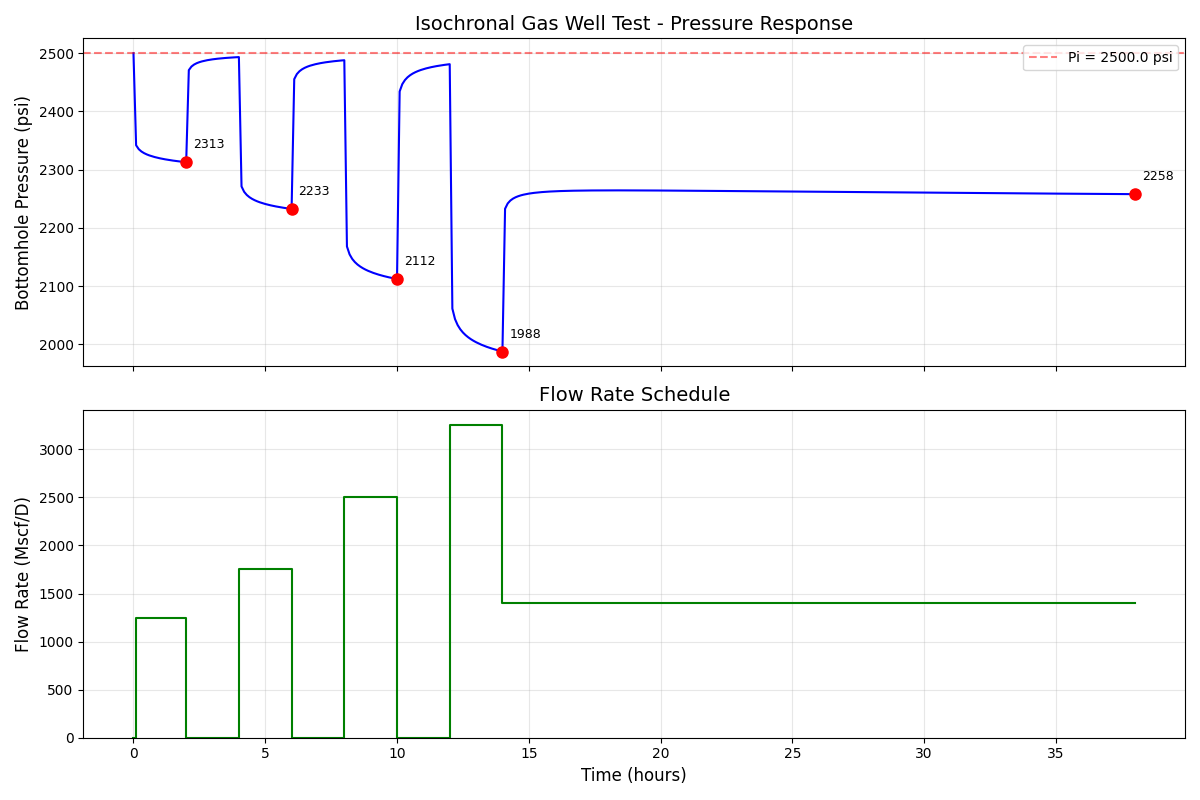

Write Python code to recreate this figure.
import numpy as np
from scipy import interpolate
from scipy.stats import linregress
import matplotlib.pyplot as plt

# =============================================================================
# SECTION 1: READ INPUT DATA
# =============================================================================

def read_isochron_data(filename):
    """Read reservoir and test parameters from isochron.dat"""
    with open(filename, 'r') as f:
        lines = [line.strip() for line in f.readlines() if line.strip()]
    
    params = {
        'p_i': float(lines[0]),      # Initial pressure, psi
        'k': float(lines[1]),         # Permeability, md
        'h': float(lines[2]),         # Net pay thickness, ft
        'phi': float(lines[3]),       # Porosity, fraction
        'S_w': float(lines[4]),       # Water saturation, fraction
        'T_F': float(lines[5]),       # Temperature, °F
        'skin': float(lines[6]),      # Skin factor
        'r_e': float(lines[7]),       # External radius, ft
        'r_w': float(lines[8]),       # Wellbore radius, ft
        'q1': float(lines[9]),        # Flow rate 1, Mscf/D
        'q2': float(lines[10]),       # Flow rate 2, Mscf/D
        'q3': float(lines[11]),       # Flow rate 3, Mscf/D
        'q4': float(lines[12]),       # Flow rate 4, Mscf/D
        'q5': float(lines[13]),       # Flow rate 5 (extended), Mscf/D
        't1': float(lines[14]),       # Isochronal period, hours
        't2': float(lines[15]),       # Extended flow period, hours
    }
    
    # Convert temperature to Rankine
    params['T_R'] = params['T_F'] + 460.0
    
    # Gas saturation
    params['S_g'] = 1.0 - params['S_w']
    
    return params


def read_pvt_data(filename):
    """Read pressure, z-factor, and viscosity from muz.dat"""
    data = np.loadtxt(filename)
    return {
        'p': data[:, 0],      # Pressure, psia
        'z': data[:, 1],      # Z-factor
        'mu': data[:, 2]      # Viscosity, cp
    }


# =============================================================================
# SECTION 2: BUILD INTERPOLATION FUNCTIONS
# =============================================================================

def build_interpolators(pvt):
    """Create interpolation functions for z(p) and mu(p)"""
    z_interp = interpolate.interp1d(pvt['p'], pvt['z'], 
                                     kind='linear', fill_value='extrapolate')
    mu_interp = interpolate.interp1d(pvt['p'], pvt['mu'], 
                                      kind='linear', fill_value='extrapolate')
    return z_interp, mu_interp


def compute_dz_dp(p_array, z_interp):
    """
    Compute dz/dp numerically using central differences
    Returns interpolation function for dz/dp
    """
    dp = 0.1  # Small pressure increment for numerical derivative
    dz_dp_values = np.zeros_like(p_array)
    
    for i, p in enumerate(p_array):
        z_plus = z_interp(p + dp)
        z_minus = z_interp(p - dp)
        dz_dp_values[i] = (z_plus - z_minus) / (2 * dp)
    
    dz_dp_interp = interpolate.interp1d(p_array, dz_dp_values, 
                                         kind='linear', fill_value='extrapolate')
    return dz_dp_interp


def compute_gas_compressibility(p, z_interp, dz_dp_interp):
    """
    Calculate gas compressibility: c_g = 1/p - (1/z)(dz/dp)
    Returns c_g in psi^-1
    """
    z = z_interp(p)
    dz_dp = dz_dp_interp(p)
    c_g = 1.0/p - (1.0/z) * dz_dp
    return c_g


# =============================================================================
# SECTION 3: PSEUDOPRESSURE CALCULATIONS
# =============================================================================

def build_pseudopressure_table(pvt, z_interp, mu_interp, p_base=14.7):
    """
    Build pseudopressure table: m(p) = 2 * integral(p/(mu*z)) dp
    Uses trapezoidal integration
    Returns interpolation function m(p) and inverse p(m)
    """
    # Create fine pressure grid for integration
    p_min = pvt['p'].min()
    p_max = pvt['p'].max()
    p_fine = np.linspace(p_min, p_max, 5000)
    
    # Compute integrand: 2 * p / (mu * z)
    z_vals = z_interp(p_fine)
    mu_vals = mu_interp(p_fine)
    integrand = 2.0 * p_fine / (mu_vals * z_vals)
    
    # Integrate using cumulative trapezoidal rule
    m_vals = np.zeros_like(p_fine)
    for i in range(1, len(p_fine)):
        m_vals[i] = m_vals[i-1] + 0.5 * (integrand[i] + integrand[i-1]) * (p_fine[i] - p_fine[i-1])
    
    # Create interpolation functions
    m_of_p = interpolate.interp1d(p_fine, m_vals, 
                                   kind='linear', fill_value='extrapolate')
    p_of_m = interpolate.interp1d(m_vals, p_fine, 
                                   kind='linear', fill_value='extrapolate')
    
    return m_of_p, p_of_m, p_fine, m_vals


# =============================================================================
# SECTION 4: BUILD RATE SCHEDULE (SUPERPOSITION)
# =============================================================================

def build_rate_schedule(params):
    """
    Build the rate change schedule for superposition
    
    Test sequence:
    0 -> t1:      Flow q1      (Δq = +q1 at t=0)
    t1 -> 2t1:    Shut-in      (Δq = -q1 at t=t1)
    2t1 -> 3t1:   Flow q2      (Δq = +q2 at t=2t1)
    3t1 -> 4t1:   Shut-in      (Δq = -q2 at t=3t1)
    4t1 -> 5t1:   Flow q3      (Δq = +q3 at t=4t1)
    5t1 -> 6t1:   Shut-in      (Δq = -q3 at t=5t1)
    6t1 -> 7t1:   Flow q4      (Δq = +q4 at t=6t1)
    7t1 -> 7t1+t2: Flow q5     (Δq = (q5-q4) at t=7t1)
    
    Returns list of (time, delta_q) tuples
    """
    t1 = params['t1']
    q1, q2, q3, q4, q5 = params['q1'], params['q2'], params['q3'], params['q4'], params['q5']
    
    rate_changes = [
        (0.0,    +q1),           # Start flow 1
        (t1,     -q1),           # Shut-in 1
        (2*t1,   +q2),           # Start flow 2
        (3*t1,   -q2),           # Shut-in 2
        (4*t1,   +q3),           # Start flow 3
        (5*t1,   -q3),           # Shut-in 3
        (6*t1,   +q4),           # Start flow 4
        (7*t1,   q5 - q4),       # Change to extended flow rate
    ]
    
    return rate_changes


def get_current_rate(t, rate_changes):
    """Calculate the current flow rate at time t"""
    q = 0.0
    for t_change, delta_q in rate_changes:
        if t >= t_change:
            q += delta_q
    return q


# =============================================================================
# SECTION 5: PRESSURE TRANSIENT CALCULATION
# =============================================================================

def calculate_delta_m(t, rate_changes, params, mu_avg, c_t_avg):
    """
    Calculate pseudopressure drop using superposition
    
    Δm = (1422 * T / (k * h)) * Σ Δq_j * F(t - t_j)
    
    where F(Δt) = 0.5 * ln(0.0002637 * k * Δt / (φ * μ * c_t * r_w^2)) + 0.80907 + s
    
    The constant 0.0002637 converts field units (k in md, t in hours, etc.)
    to dimensionless time.
    """
    if t <= 0:
        return 0.0
    
    T = params['T_R']
    k = params['k']
    h = params['h']
    phi = params['phi']
    r_w = params['r_w']
    skin = params['skin']
    
    # Coefficient outside summation
    coeff = 1422.0 * T / (k * h)
    
    # Unit conversion constant for dimensionless time
    # t_D = 0.0002637 * k * t / (phi * mu * c_t * r_w^2)
    conversion = 0.0002637 * k / (phi * mu_avg * c_t_avg * r_w**2)
    
    # Sum over all rate changes that have occurred
    delta_m = 0.0
    for t_j, delta_q_j in rate_changes:
        delta_t = t - t_j
        if delta_t > 0:
            t_D = conversion * delta_t
            # F function (dimensionless pressure + skin)
            F = 0.5 * np.log(t_D) + 0.80907 + skin
            delta_m += delta_q_j * F
    
    delta_m *= coeff
    return delta_m


# =============================================================================
# SECTION 6: MAIN SIMULATION
# =============================================================================

def run_simulation(params, pvt, dt=0.1):
    """
    Run the isochronal test simulation
    
    Parameters:
    -----------
    params : dict - Reservoir and test parameters
    pvt : dict - PVT data
    dt : float - Time step in hours
    
    Returns:
    --------
    results : dict containing time, pressure, rate arrays and key values
    """
    
    # Build interpolators
    z_interp, mu_interp = build_interpolators(pvt)
    dz_dp_interp = compute_dz_dp(pvt['p'], z_interp)
    
    # Build pseudopressure table
    m_of_p, p_of_m, p_table, m_table = build_pseudopressure_table(
        pvt, z_interp, mu_interp
    )
    
    # Initial pseudopressure
    p_i = params['p_i']
    m_i = m_of_p(p_i)
    
    # Calculate average properties at initial pressure
    mu_avg = mu_interp(p_i)
    c_g_avg = compute_gas_compressibility(p_i, z_interp, dz_dp_interp)
    c_t_avg = c_g_avg * params['S_g']  # Neglecting c_w and c_f
    
    print(f"Average properties at p_i = {p_i} psi:")
    print(f"  μ = {mu_avg:.6f} cp")
    print(f"  c_g = {c_g_avg:.6e} psi^-1")
    print(f"  c_t = {c_t_avg:.6e} psi^-1")
    print(f"  m(p_i) = {m_i:.2f} psi^2/cp")
    print()
    
    # Build rate schedule
    rate_changes = build_rate_schedule(params)
    
    # Define time array
    t1 = params['t1']
    t2 = params['t2']
    t_end = 7 * t1 + t2  # Total test duration
    
    # Create time array with specified resolution
    t_array = np.arange(0, t_end + dt, dt)
    
    # Ensure critical times are included
    critical_times = [
        t1,      # End of flow 1
        2*t1,    # End of shut-in 1
        3*t1,    # End of flow 2
        4*t1,    # End of shut-in 2
        5*t1,    # End of flow 3
        6*t1,    # End of shut-in 3
        7*t1,    # End of flow 4
        7*t1 + t2  # End of extended flow
    ]
    
    # Merge critical times into array
    t_array = np.unique(np.sort(np.concatenate([t_array, critical_times])))
    
    # Initialize output arrays
    n_points = len(t_array)
    p_wf = np.zeros(n_points)
    q_array = np.zeros(n_points)
    m_wf_array = np.zeros(n_points)
    
    # Run simulation
    print("Running simulation...")
    print("-" * 60)
    
    for i, t in enumerate(t_array):
        if t == 0:
            p_wf[i] = p_i
            q_array[i] = 0.0
            m_wf_array[i] = m_i
        else:
            # Calculate pseudopressure drop
            delta_m = calculate_delta_m(t, rate_changes, params, mu_avg, c_t_avg)
            
            # Calculate flowing pseudopressure
            m_wf = m_i - delta_m
            
            # Ensure m_wf doesn't go below minimum in table
            m_min = m_table.min()
            if m_wf < m_min:
                print(f"Warning: m(p_wf) = {m_wf:.2f} below table minimum at t = {t:.2f} hr")
                m_wf = m_min
            
            m_wf_array[i] = m_wf
            
            # Convert back to pressure
            p_wf[i] = p_of_m(m_wf)
            
            # Get current rate
            q_array[i] = get_current_rate(t, rate_changes)
    
    # Extract key values at end of each flow period
    key_times = [t1, 3*t1, 5*t1, 7*t1, 7*t1 + t2]
    key_rates = [params['q1'], params['q2'], params['q3'], params['q4'], params['q5']]
    key_pressures = []
    
    print("\n" + "=" * 60)
    print("KEY RESULTS - Flowing Pressures at End of Each Flow Period")
    print("=" * 60)
    print(f"{'Period':<12} {'Time (hr)':<12} {'Rate (Mscf/D)':<15} {'Pwf (psi)':<12}")
    print("-" * 60)
    
    for j, (t_key, q_key) in enumerate(zip(key_times, key_rates)):
        idx = np.argmin(np.abs(t_array - t_key))
        p_key = p_wf[idx]
        key_pressures.append(p_key)
        period_name = f"Flow {j+1}" if j < 4 else "Extended"
        print(f"{period_name:<12} {t_key:<12.1f} {q_key:<15.0f} {p_key:<12.2f}")
    
    print("=" * 60)
    
    # Also report shut-in pressures
    shutin_times = [2*t1, 4*t1, 6*t1]
    print("\nShut-in Pressures (end of each buildup):")
    print("-" * 40)
    for j, t_si in enumerate(shutin_times):
        idx = np.argmin(np.abs(t_array - t_si))
        print(f"  Shut-in {j+1} at t = {t_si:.1f} hr: Pws = {p_wf[idx]:.2f} psi")
    
    # Package results
    results = {
        't': t_array,
        'p_wf': p_wf,
        'q': q_array,
        'm_wf': m_wf_array,
        'key_times': key_times,
        'key_rates': key_rates,
        'key_pressures': key_pressures,
        'params': params
    }
    
    return results


# =============================================================================
# SECTION 7: DELIVERABILITY ANALYSIS (C, n, AOF)
# =============================================================================

def analyze_deliverability(results):
    """
    Perform deliverability analysis:
    1. Fit C and n from isochronal points (q1-q4)
    2. Calculate stabilized C using extended flow point
    3. Calculate AOF
    
    Backpressure equation: q = C * (Pi^2 - Pwf^2)^n
    Rearranged: (Pi^2 - Pwf^2) = (q/C)^(1/n)
    
    For log-log plot: log(Pi^2 - Pwf^2) = (1/n)*log(q) - (1/n)*log(C)
    Or: log(q) = log(C) + n*log(Pi^2 - Pwf^2)
    """
    
    p_i = results['params']['p_i']
    p_atm = 14.7  # Atmospheric pressure for AOF
    
    # Isochronal points (first 4 flow periods)
    q_iso = np.array(results['key_rates'][:4])
    p_iso = np.array(results['key_pressures'][:4])
    delta_p2_iso = p_i**2 - p_iso**2
    
    # Extended flow point
    q_ext = results['key_rates'][4]
    p_ext = results['key_pressures'][4]
    delta_p2_ext = p_i**2 - p_ext**2
    
    # Fit isochronal line: log(q) = log(C) + n*log(delta_p2)
    log_q_iso = np.log10(q_iso)
    log_dp2_iso = np.log10(delta_p2_iso)
    
    # Linear regression
    slope, intercept, r_value, p_value, std_err = linregress(log_dp2_iso, log_q_iso)
    
    n = slope
    C_iso = 10**intercept
    
    print("\n" + "=" * 60)
    print("DELIVERABILITY ANALYSIS")
    print("=" * 60)
    print("\nIsochronal Line Fit (from q1, q2, q3, q4):")
    print(f"  n = {n:.4f}")
    print(f"  C_isochronal = {C_iso:.6e} Mscf/D/psi^(2n)")
    print(f"  R² = {r_value**2:.6f}")
    
    # Calculate stabilized C using same n, through extended point
    # q_ext = C_stab * (delta_p2_ext)^n
    # C_stab = q_ext / (delta_p2_ext)^n
    C_stab = q_ext / (delta_p2_ext**n)
    
    print("\nStabilized (Extended Flow) Analysis:")
    print(f"  Using n = {n:.4f} (from isochronal fit)")
    print(f"  Extended flow point: q = {q_ext:.0f} Mscf/D, Pwf = {p_ext:.2f} psi")
    print(f"  C_stabilized = {C_stab:.6e} Mscf/D/psi^(2n)")
    
    # Calculate AOF using stabilized C
    # AOF = C_stab * (Pi^2 - Patm^2)^n
    delta_p2_aof = p_i**2 - p_atm**2
    AOF = C_stab * (delta_p2_aof**n)
    
    print("\nAbsolute Open Flow (AOF):")
    print(f"  At Pwf = {p_atm} psia (atmospheric)")
    print(f"  Pi² - Pwf² = {delta_p2_aof:.2f} psi²")
    print(f"  AOF = {AOF:.0f} Mscf/D")
    print("=" * 60)
    
    # Store analysis results
    analysis = {
        'n': n,
        'C_iso': C_iso,
        'C_stab': C_stab,
        'r_squared': r_value**2,
        'AOF': AOF,
        'q_iso': q_iso,
        'p_iso': p_iso,
        'delta_p2_iso': delta_p2_iso,
        'q_ext': q_ext,
        'p_ext': p_ext,
        'delta_p2_ext': delta_p2_ext,
        'delta_p2_aof': delta_p2_aof,
        'p_i': p_i,
        'p_atm': p_atm
    }
    
    return analysis


# =============================================================================
# SECTION 8: PLOTTING
# =============================================================================

def plot_results(results, analysis):
    """Create plots of the simulation results"""
    
    t = results['t']
    p_wf = results['p_wf']
    q = results['q']
    params = results['params']
    
    # =========================================================================
    # PLOT 1: Pressure and Rate vs Time
    # =========================================================================
    fig1, axes = plt.subplots(2, 1, figsize=(12, 8), sharex=True)
    
    # Plot 1a: Pressure vs Time
    ax1 = axes[0]
    ax1.plot(t, p_wf, 'b-', linewidth=1.5)
    ax1.set_ylabel('Bottomhole Pressure (psi)', fontsize=12)
    ax1.set_title('Isochronal Gas Well Test - Pressure Response', fontsize=14)
    ax1.grid(True, alpha=0.3)
    ax1.axhline(y=params['p_i'], color='r', linestyle='--', alpha=0.5, label=f"Pi = {params['p_i']} psi")
    
    # Mark key points
    for j, (t_key, p_key) in enumerate(zip(results['key_times'], results['key_pressures'])):
        ax1.plot(t_key, p_key, 'ro', markersize=8)
        ax1.annotate(f'{p_key:.0f}', (t_key, p_key), textcoords="offset points", 
                    xytext=(5, 10), fontsize=9)
    
    ax1.legend(loc='upper right')
    
    # Plot 1b: Rate vs Time
    ax2 = axes[1]
    ax2.step(t, q, 'g-', linewidth=1.5, where='post')
    ax2.set_xlabel('Time (hours)', fontsize=12)
    ax2.set_ylabel('Flow Rate (Mscf/D)', fontsize=12)
    ax2.set_title('Flow Rate Schedule', fontsize=14)
    ax2.grid(True, alpha=0.3)
    ax2.set_ylim(bottom=0)
    
    plt.tight_layout()
    plt.savefig('isochronal_test_results.png', dpi=150)
    plt.show()
    
    # =========================================================================
    # PLOT 2: Log-Log Deliverability Plot (Square aspect ratio)
    # =========================================================================
    fig2, ax3 = plt.subplots(figsize=(8, 8))
    
    # Extract data from analysis
    q_iso = analysis['q_iso']
    delta_p2_iso = analysis['delta_p2_iso']
    q_ext = analysis['q_ext']
    delta_p2_ext = analysis['delta_p2_ext']
    delta_p2_aof = analysis['delta_p2_aof']
    AOF = analysis['AOF']
    n = analysis['n']
    C_iso = analysis['C_iso']
    C_stab = analysis['C_stab']
    
    # Plot isochronal points
    ax3.loglog(q_iso, delta_p2_iso, 'bo', markersize=12, label='Isochronal Points', zorder=5)
    
    # Plot extended flow point
    ax3.loglog(q_ext, delta_p2_ext, 'rs', markersize=14, label='Extended Flow Point', zorder=5)
    
    # Plot AOF point
    ax3.loglog(AOF, delta_p2_aof, 'g^', markersize=14, label=f'AOF = {AOF:.0f} Mscf/D', zorder=5)
    
    # Determine plot limits for square decades
    all_q = np.concatenate([q_iso, [q_ext, AOF]])
    all_dp2 = np.concatenate([delta_p2_iso, [delta_p2_ext, delta_p2_aof]])
    
    # Find range in log space
    log_q_min = np.floor(np.log10(all_q.min()))
    log_q_max = np.ceil(np.log10(all_q.max()))
    log_dp2_min = np.floor(np.log10(all_dp2.min()))
    log_dp2_max = np.ceil(np.log10(all_dp2.max()))
    
    # Make equal number of decades on each axis
    q_decades = log_q_max - log_q_min
    dp2_decades = log_dp2_max - log_dp2_min
    max_decades = max(q_decades, dp2_decades)
    
    # Expand the smaller range to match
    if q_decades < max_decades:
        extra = (max_decades - q_decades) / 2
        log_q_min -= extra
        log_q_max += extra
    if dp2_decades < max_decades:
        extra = (max_decades - dp2_decades) / 2
        log_dp2_min -= extra
        log_dp2_max += extra
    
    # Add some padding
    log_q_min -= 0.1
    log_q_max += 0.3  # Extra room for AOF
    log_dp2_min -= 0.1
    log_dp2_max += 0.1
    
    ax3.set_xlim(10**log_q_min, 10**log_q_max)
    ax3.set_ylim(10**log_dp2_min, 10**log_dp2_max)
    
    # Generate line data for isochronal fit (solid line)
    q_line = np.logspace(log_q_min, log_q_max, 100)
    # From q = C * (delta_p2)^n  =>  delta_p2 = (q/C)^(1/n)
    dp2_iso_line = (q_line / C_iso)**(1/n)
    ax3.loglog(q_line, dp2_iso_line, 'b-', linewidth=2, label=f'Isochronal: n={n:.3f}', zorder=3)
    
    # Generate line data for stabilized fit (dashed line through extended point to AOF)
    dp2_stab_line = (q_line / C_stab)**(1/n)
    ax3.loglog(q_line, dp2_stab_line, 'r--', linewidth=2, label=f'Stabilized: n={n:.3f}', zorder=3)
    
    # Labels and formatting
    ax3.set_xlabel('Flow Rate, q (Mscf/D)', fontsize=12)
    ax3.set_ylabel('$P_i^2 - P_{wf}^2$ (psi²)', fontsize=12)
    ax3.set_title('Isochronal Deliverability Plot (Log-Log)', fontsize=14)
    ax3.grid(True, which='both', alpha=0.3)
    ax3.legend(loc='upper left', fontsize=10)
    
    # Force square aspect ratio
    ax3.set_aspect('equal', adjustable='box')
    
    # Add text annotation for AOF
    ax3.annotate(f'AOF = {AOF:.0f} Mscf/D', 
                xy=(AOF, delta_p2_aof), 
                xytext=(AOF*0.3, delta_p2_aof*1.5),
                fontsize=10,
                arrowprops=dict(arrowstyle='->', color='green', lw=1.5))
    
    plt.tight_layout()
    plt.savefig('deliverability_plot_loglog.png', dpi=150)
    plt.show()
    
    return fig1, fig2


# =============================================================================
# SECTION 9: OUTPUT TO FILE
# =============================================================================

def write_output(results, analysis, filename='isochronal_output.dat'):
    """Write simulation results to file"""
    
    t = results['t']
    p_wf = results['p_wf']
    q = results['q']
    
    with open(filename, 'w') as f:
        f.write("# Isochronal Gas Well Test - Simulated Pressure Response\n")
        f.write("# " + "=" * 50 + "\n")
        f.write(f"# Initial Pressure: {results['params']['p_i']} psi\n")
        f.write(f"# Temperature: {results['params']['T_F']} °F\n")
        f.write(f"# Permeability: {results['params']['k']} md\n")
        f.write(f"# Net Pay: {results['params']['h']} ft\n")
        f.write(f"# Skin Factor: {results['params']['skin']}\n")
        f.write("# " + "=" * 50 + "\n")
        f.write("#\n")
        f.write(f"# {'Time(hr)':<12} {'Rate(Mscf/D)':<15} {'Pwf(psi)':<12}\n")
        f.write("# " + "-" * 40 + "\n")
        
        for i in range(len(t)):
            f.write(f"  {t[i]:<12.2f} {q[i]:<15.1f} {p_wf[i]:<12.2f}\n")
    
    print(f"\nResults written to {filename}")
    
    # Write key values and analysis
    with open('key_values.dat', 'w') as f:
        f.write("# Isochronal Gas Well Test - Key Results\n")
        f.write("# " + "=" * 50 + "\n\n")
        
        f.write("# Flowing Pressures at End of Each Flow Period\n")
        f.write(f"# {'Time(hr)':<12} {'Rate(Mscf/D)':<15} {'Pwf(psi)':<12} {'Pi2-Pwf2(psi2)':<15}\n")
        f.write("# " + "-" * 55 + "\n")
        
        p_i = results['params']['p_i']
        for t_key, q_key, p_key in zip(results['key_times'], 
                                        results['key_rates'], 
                                        results['key_pressures']):
            dp2 = p_i**2 - p_key**2
            f.write(f"  {t_key:<12.1f} {q_key:<15.0f} {p_key:<12.2f} {dp2:<15.2f}\n")
        
        f.write("\n# " + "=" * 50 + "\n")
        f.write("# DELIVERABILITY ANALYSIS\n")
        f.write("# " + "=" * 50 + "\n\n")
        f.write(f"# Isochronal Fit:\n")
        f.write(f"#   n = {analysis['n']:.4f}\n")
        f.write(f"#   C_isochronal = {analysis['C_iso']:.6e} Mscf/D/psi^(2n)\n")
        f.write(f"#   R² = {analysis['r_squared']:.6f}\n\n")
        f.write(f"# Stabilized Fit:\n")
        f.write(f"#   n = {analysis['n']:.4f} (same as isochronal)\n")
        f.write(f"#   C_stabilized = {analysis['C_stab']:.6e} Mscf/D/psi^(2n)\n\n")
        f.write(f"# Absolute Open Flow:\n")
        f.write(f"#   AOF = {analysis['AOF']:.0f} Mscf/D\n")
    
    print("Key values and analysis written to key_values.dat")


# =============================================================================
# MAIN EXECUTION
# =============================================================================

def main():
    """Main function to run the isochronal test simulation"""
    
    print("=" * 60)
    print("ISOCHRONAL GAS WELL TEST - PRESSURE RESPONSE GENERATOR")
    print("=" * 60)
    print()
    
    # Read input data
    print("Reading input files...")
    params = read_isochron_data('isochron.dat')
    pvt = read_pvt_data('muz.dat')
    
    # Print input summary
    print("\nReservoir Parameters:")
    print(f"  Initial Pressure: {params['p_i']} psi")
    print(f"  Permeability: {params['k']} md")
    print(f"  Net Pay: {params['h']} ft")
    print(f"  Porosity: {params['phi']}")
    print(f"  Water Saturation: {params['S_w']}")
    print(f"  Temperature: {params['T_F']} °F ({params['T_R']} °R)")
    print(f"  Skin Factor: {params['skin']}")
    print(f"  Drainage Radius: {params['r_e']} ft")
    print(f"  Wellbore Radius: {params['r_w']} ft")
    
    print("\nTest Parameters:")
    print(f"  q1 = {params['q1']} Mscf/D")
    print(f"  q2 = {params['q2']} Mscf/D")
    print(f"  q3 = {params['q3']} Mscf/D")
    print(f"  q4 = {params['q4']} Mscf/D")
    print(f"  q5 (extended) = {params['q5']} Mscf/D")
    print(f"  t1 (isochronal period) = {params['t1']} hours")
    print(f"  t2 (extended period) = {params['t2']} hours")
    
    t1 = params['t1']
    t2 = params['t2']
    print(f"\nTotal test duration: {7*t1 + t2} hours")
    print()
    

      # Run simulation
    results = run_simulation(params, pvt, dt=0.1)
    
    # Perform deliverability analysis
    analysis = analyze_deliverability(results)
    
    # Write output
    write_output(results, analysis)
    
    # Create plots
    print("\nGenerating plots...")
    plot_results(results, analysis)
    
    print("\nSimulation complete!")
    
    return results, analysis


if __name__ == "__main__":
    results, analysis = main()
